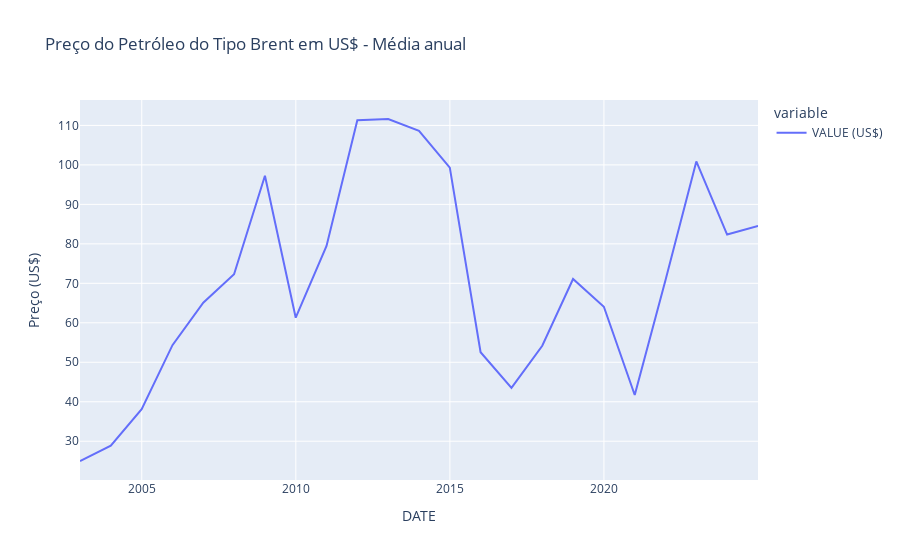

The notebook cell saved with this chart:
### Code cell
# série diária para anual
price_y = price.resample("Y").mean()

px.line(
    price_y,
    title="Preço do Petróleo do Tipo Brent em US$ - Média anual",
    labels={"index": "Ano", "value": "Preço (US$)"},
)

### Figure 1 — Plotly figure (JSON) as saved in the notebook; plotly's stock layout.template omitted (floating-point values rounded to 4 significant figures)
{"data": [{"hovertemplate": "variable=VALUE (US$)<br>DATE=%{x}<br>Preço (US$)=%{y}<extra></extra>", "legendgroup": "VALUE (US$)", "line": {"color": "#636efa", "dash": "solid"}, "marker": {"symbol": "circle"}, "mode": "lines", "name": "VALUE (US$)", "orientation": "v", "showlegend": true, "type": "scatter", "x": ["2002-12-31T00:00:00", "2003-12-31T00:00:00", "2004-12-31T00:00:00", "2005-12-31T00:00:00", "2006-12-31T00:00:00", "2007-12-31T00:00:00", "2008-12-31T00:00:00", "2009-12-31T00:00:00", "2010-12-31T00:00:00", "2011-12-31T00:00:00", "2012-12-31T00:00:00", "2013-12-31T00:00:00", "2014-12-31T00:00:00", "2015-12-31T00:00:00", "2016-12-31T00:00:00", "2017-12-31T00:00:00", "2018-12-31T00:00:00", "2019-12-31T00:00:00", "2020-12-31T00:00:00", "2021-12-31T00:00:00", "2022-12-31T00:00:00", "2023-12-31T00:00:00", "2024-12-31T00:00:00"], "xaxis": "x", "y": [25.0, 28.86, 38.14, 54.33, 65.1, 72.3, 97.24, 61.29, 79.46, 111.3, 111.6, 108.6, 99.29, 52.54, 43.51, 54.19, 71.09, 64.07, 41.71, 70.85, 100.9, 82.36, 84.56], "yaxis": "y"}], "layout": {"legend": {"title": {"text": "variable"}, "tracegroupgap": 0}, "title": {"text": "Preço do Petróleo do Tipo Brent em US$ - Média anual"}, "xaxis": {"anchor": "y", "domain": [0, 1], "title": {"text": "DATE"}}, "yaxis": {"anchor": "x", "domain": [0, 1], "title": {"text": "Preço (US$)"}}}}
